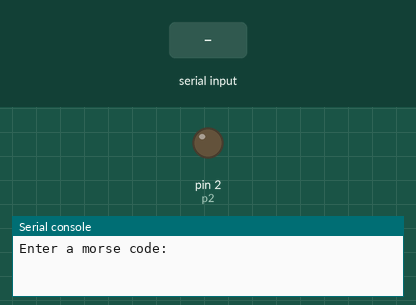
A program run on a simulated MicroPython board. On the bench: output pins drawn as LEDs (lit = HIGH), the last lines printed to the serial console. The inputs (shaded band) are chosen by the test bench. At 1.6 s the program stops and its outputs stay as they are.

Above: at 1.2 s.
1.3 s: "0" typed at the serial console, then Enter
At 1.4 s:
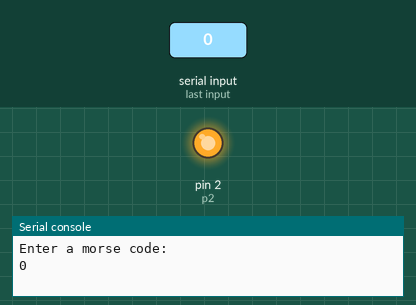
Timing chart, 0 to 3.1 s (numbered marks = the images above; inputs shaded):
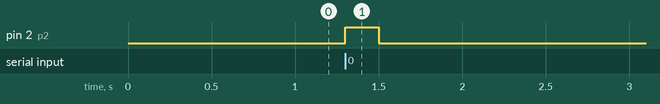

Measured:
- after the input at 1.3 s, pin 2 (p2): LOW → HIGH at once, → LOW 0.20 s later

The program:

morse.py
```python
from machine import Pin
from time import sleep

p2 = Pin(2, Pin.OUT)
p2.value(False)

inp = list(input("Enter a morse code:"))

for item in inp:
    if item == '0':
        # blink for 0.2 sec
        p2.value(True)
        sleep(0.2)
        p2.value(False)
        sleep(0.1)
    else:
        # blink for 0.8 sec
        p2.value(True)
        sleep(0.8)
        p2.value(False)
        sleep(0.1)
```
